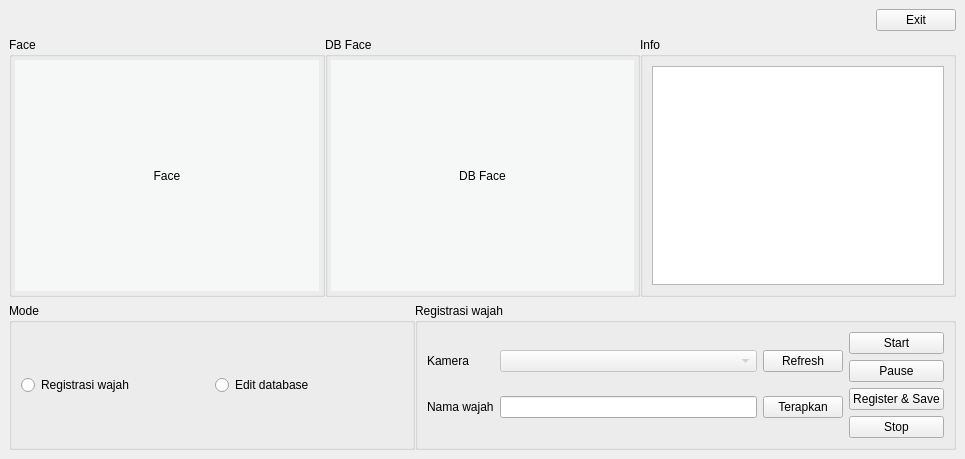
<?xml version="1.0" encoding="UTF-8"?>
<ui version="4.0">
 <class>MainWindow</class>
 <widget class="QMainWindow" name="MainWindow">
  <property name="geometry">
   <rect>
    <x>0</x>
    <y>0</y>
    <width>965</width>
    <height>459</height>
   </rect>
  </property>
  <property name="windowTitle">
   <string>MainWindow</string>
  </property>
  <widget class="QWidget" name="centralwidget">
   <layout class="QVBoxLayout" name="verticalLayout_2" stretch="0,1,0">
    <item>
     <widget class="QWidget" name="widget" native="true">
      <layout class="QHBoxLayout" name="horizontalLayout_2">
       <property name="spacing">
        <number>0</number>
       </property>
       <property name="leftMargin">
        <number>0</number>
       </property>
       <property name="topMargin">
        <number>0</number>
       </property>
       <property name="rightMargin">
        <number>0</number>
       </property>
       <property name="bottomMargin">
        <number>0</number>
       </property>
       <item>
        <layout class="QHBoxLayout" name="horizontalLayout">
         <item>
          <spacer name="horizontalSpacer">
           <property name="orientation">
            <enum>Qt::Horizontal</enum>
           </property>
           <property name="sizeHint" stdset="0">
            <size>
             <width>40</width>
             <height>20</height>
            </size>
           </property>
          </spacer>
         </item>
         <item>
          <widget class="QPushButton" name="btnExit">
           <property name="text">
            <string>Exit</string>
           </property>
          </widget>
         </item>
        </layout>
       </item>
      </layout>
     </widget>
    </item>
    <item>
     <widget class="QWidget" name="widget_2" native="true">
      <property name="sizePolicy">
       <sizepolicy hsizetype="Preferred" vsizetype="Preferred">
        <horstretch>0</horstretch>
        <verstretch>0</verstretch>
       </sizepolicy>
      </property>
      <layout class="QHBoxLayout" name="horizontalLayout_6">
       <property name="spacing">
        <number>0</number>
       </property>
       <property name="leftMargin">
        <number>0</number>
       </property>
       <property name="topMargin">
        <number>0</number>
       </property>
       <property name="rightMargin">
        <number>0</number>
       </property>
       <property name="bottomMargin">
        <number>0</number>
       </property>
       <item>
        <layout class="QHBoxLayout" name="horizontalLayout_5" stretch="1,1,1">
         <item>
          <widget class="QGroupBox" name="groupBox_2">
           <property name="title">
            <string>Face</string>
           </property>
           <layout class="QHBoxLayout" name="horizontalLayout_3">
            <property name="spacing">
             <number>3</number>
            </property>
            <property name="leftMargin">
             <number>3</number>
            </property>
            <property name="topMargin">
             <number>3</number>
            </property>
            <property name="rightMargin">
             <number>3</number>
            </property>
            <property name="bottomMargin">
             <number>3</number>
            </property>
            <item>
             <widget class="QLabel" name="face">
              <property name="styleSheet">
               <string notr="true">color: rgb(0,0,0);
background-color: rgb(246, 247, 247);
qproperty-alignment: AlignCenter;</string>
              </property>
              <property name="text">
               <string>Face</string>
              </property>
              <property name="alignment">
               <set>Qt::AlignCenter</set>
              </property>
             </widget>
            </item>
           </layout>
          </widget>
         </item>
         <item>
          <widget class="QGroupBox" name="groupBox_3">
           <property name="title">
            <string>DB Face</string>
           </property>
           <layout class="QHBoxLayout" name="horizontalLayout_4">
            <property name="spacing">
             <number>3</number>
            </property>
            <property name="leftMargin">
             <number>3</number>
            </property>
            <property name="topMargin">
             <number>3</number>
            </property>
            <property name="rightMargin">
             <number>3</number>
            </property>
            <property name="bottomMargin">
             <number>3</number>
            </property>
            <item>
             <widget class="QLabel" name="dbFace">
              <property name="styleSheet">
               <string notr="true">color: rgb(0,0,0);
background-color: rgb(246, 247, 247);
qproperty-alignment: AlignCenter;</string>
              </property>
              <property name="text">
               <string>DB Face</string>
              </property>
              <property name="alignment">
               <set>Qt::AlignCenter</set>
              </property>
             </widget>
            </item>
           </layout>
          </widget>
         </item>
         <item>
          <widget class="QGroupBox" name="groupBox_6">
           <property name="title">
            <string>Info</string>
           </property>
           <property name="flat">
            <bool>false</bool>
           </property>
           <layout class="QVBoxLayout" name="verticalLayout_3">
            <item>
             <widget class="QListWidget" name="listDatabase">
              <property name="enabled">
               <bool>true</bool>
              </property>
             </widget>
            </item>
           </layout>
          </widget>
         </item>
        </layout>
       </item>
      </layout>
     </widget>
    </item>
    <item>
     <widget class="QWidget" name="widget_3" native="true">
      <property name="layoutDirection">
       <enum>Qt::LeftToRight</enum>
      </property>
      <layout class="QHBoxLayout" name="horizontalLayout_7" stretch="3,4">
       <property name="spacing">
        <number>0</number>
       </property>
       <property name="sizeConstraint">
        <enum>QLayout::SetDefaultConstraint</enum>
       </property>
       <property name="leftMargin">
        <number>0</number>
       </property>
       <property name="topMargin">
        <number>0</number>
       </property>
       <property name="rightMargin">
        <number>0</number>
       </property>
       <property name="bottomMargin">
        <number>0</number>
       </property>
       <item>
        <widget class="QGroupBox" name="groupBox_7">
         <property name="minimumSize">
          <size>
           <width>361</width>
           <height>0</height>
          </size>
         </property>
         <property name="title">
          <string>Mode</string>
         </property>
         <layout class="QGridLayout" name="gridLayout_5">
          <item row="0" column="0">
           <layout class="QHBoxLayout" name="horizontalLayout_10" stretch="1,1">
            <item>
             <widget class="QRadioButton" name="btnRegistrasi">
              <property name="text">
               <string>Registrasi wajah</string>
              </property>
              <property name="checkable">
               <bool>true</bool>
              </property>
              <property name="checked">
               <bool>false</bool>
              </property>
              <property name="autoRepeat">
               <bool>false</bool>
              </property>
             </widget>
            </item>
            <item>
             <widget class="QRadioButton" name="btnEditDB">
              <property name="text">
               <string>Edit database</string>
              </property>
             </widget>
            </item>
           </layout>
          </item>
         </layout>
        </widget>
       </item>
       <item>
        <widget class="QStackedWidget" name="pilihanTab">
         <property name="enabled">
          <bool>true</bool>
         </property>
         <property name="minimumSize">
          <size>
           <width>0</width>
           <height>0</height>
          </size>
         </property>
         <property name="currentIndex">
          <number>0</number>
         </property>
         <widget class="QWidget" name="page">
          <layout class="QHBoxLayout" name="horizontalLayout_8">
           <property name="spacing">
            <number>0</number>
           </property>
           <property name="leftMargin">
            <number>0</number>
           </property>
           <property name="topMargin">
            <number>0</number>
           </property>
           <property name="rightMargin">
            <number>0</number>
           </property>
           <property name="bottomMargin">
            <number>0</number>
           </property>
           <item>
            <widget class="QGroupBox" name="groupBox_8">
             <property name="enabled">
              <bool>true</bool>
             </property>
             <property name="title">
              <string>Registrasi wajah</string>
             </property>
             <layout class="QGridLayout" name="gridLayout_7" columnstretch="5,0">
              <item row="0" column="1" rowspan="2">
               <layout class="QVBoxLayout" name="verticalLayout">
                <property name="spacing">
                 <number>6</number>
                </property>
                <property name="leftMargin">
                 <number>0</number>
                </property>
                <item>
                 <widget class="QPushButton" name="btnStartRegistrasi">
                  <property name="text">
                   <string>Start</string>
                  </property>
                 </widget>
                </item>
                <item>
                 <widget class="QPushButton" name="btnPauseRegistrasi">
                  <property name="text">
                   <string>Pause</string>
                  </property>
                 </widget>
                </item>
                <item>
                 <widget class="QPushButton" name="btnRegister">
                  <property name="sizePolicy">
                   <sizepolicy hsizetype="MinimumExpanding" vsizetype="Fixed">
                    <horstretch>0</horstretch>
                    <verstretch>0</verstretch>
                   </sizepolicy>
                  </property>
                  <property name="text">
                   <string>Register &amp;&amp; Save</string>
                  </property>
                 </widget>
                </item>
                <item>
                 <widget class="QPushButton" name="btnStopRegistrasi">
                  <property name="text">
                   <string>Stop</string>
                  </property>
                 </widget>
                </item>
               </layout>
              </item>
              <item row="0" column="0" rowspan="2">
               <layout class="QGridLayout" name="gridLayout_6">
                <property name="horizontalSpacing">
                 <number>6</number>
                </property>
                <item row="2" column="1">
                 <widget class="QLineEdit" name="lnNamaWajah"/>
                </item>
                <item row="0" column="1">
                 <widget class="QComboBox" name="boxKameraRegistrasi">
                  <property name="enabled">
                   <bool>false</bool>
                  </property>
                 </widget>
                </item>
                <item row="2" column="2">
                 <widget class="QPushButton" name="btnNamaWajah">
                  <property name="text">
                   <string>Terapkan</string>
                  </property>
                 </widget>
                </item>
                <item row="0" column="0">
                 <widget class="QLabel" name="label_10">
                  <property name="text">
                   <string>Kamera</string>
                  </property>
                 </widget>
                </item>
                <item row="2" column="0">
                 <widget class="QLabel" name="label_13">
                  <property name="text">
                   <string>Nama wajah</string>
                  </property>
                 </widget>
                </item>
                <item row="0" column="2">
                 <widget class="QPushButton" name="btnRefresh">
                  <property name="text">
                   <string>Refresh</string>
                  </property>
                 </widget>
                </item>
               </layout>
              </item>
             </layout>
            </widget>
           </item>
          </layout>
         </widget>
         <widget class="QWidget" name="page_2">
          <layout class="QHBoxLayout" name="horizontalLayout_13">
           <property name="spacing">
            <number>0</number>
           </property>
           <property name="leftMargin">
            <number>0</number>
           </property>
           <property name="topMargin">
            <number>0</number>
           </property>
           <property name="rightMargin">
            <number>0</number>
           </property>
           <property name="bottomMargin">
            <number>0</number>
           </property>
           <item>
            <widget class="QGroupBox" name="groupBox_5">
             <property name="title">
              <string>Edit database</string>
             </property>
             <layout class="QGridLayout" name="gridLayout_11">
              <item row="0" column="0">
               <layout class="QGridLayout" name="gridLayout_10">
                <item row="0" column="0">
                 <widget class="QLabel" name="label_5">
                  <property name="text">
                   <string>Nama wajah</string>
                  </property>
                 </widget>
                </item>
                <item row="0" column="1">
                 <widget class="QLineEdit" name="lnEditNama">
                  <property name="enabled">
                   <bool>false</bool>
                  </property>
                 </widget>
                </item>
                <item row="0" column="2">
                 <widget class="QPushButton" name="btnEditNama">
                  <property name="text">
                   <string>Ganti</string>
                  </property>
                 </widget>
                </item>
                <item row="0" column="3">
                 <widget class="QPushButton" name="btnBatalEdit">
                  <property name="enabled">
                   <bool>false</bool>
                  </property>
                  <property name="text">
                   <string>Batal</string>
                  </property>
                 </widget>
                </item>
               </layout>
              </item>
              <item row="1" column="0">
               <layout class="QHBoxLayout" name="horizontalLayout_14">
                <item>
                 <widget class="QPushButton" name="btnPrevFrame">
                  <property name="text">
                   <string>&lt;&lt;</string>
                  </property>
                 </widget>
                </item>
                <item>
                 <widget class="QPushButton" name="btnNextFrame">
                  <property name="text">
                   <string>&gt;&gt;</string>
                  </property>
                 </widget>
                </item>
                <item>
                 <widget class="QPushButton" name="btnHapusFrame">
                  <property name="text">
                   <string>Hapus</string>
                  </property>
                 </widget>
                </item>
               </layout>
              </item>
             </layout>
            </widget>
           </item>
          </layout>
         </widget>
        </widget>
       </item>
      </layout>
     </widget>
    </item>
   </layout>
  </widget>
 </widget>
 <resources/>
 <connections/>
</ui>
